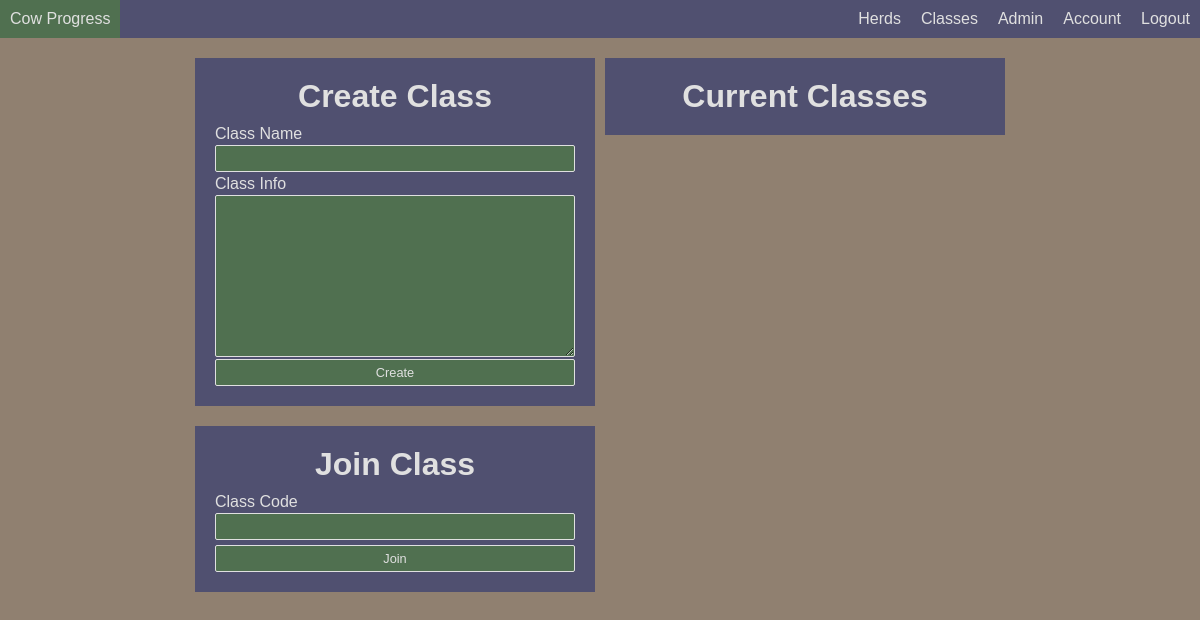
Before: /classes (signed in) with the older database file.
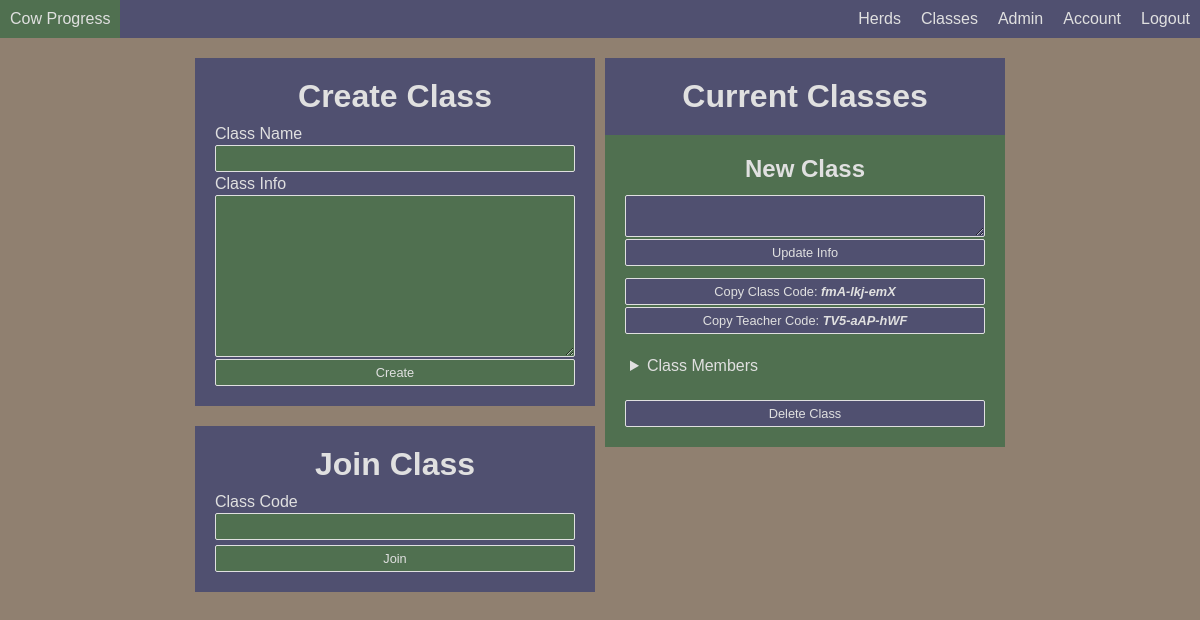
After: the same page with the newer database file.
### base/models.py (models this page shows, shortened)
class Enrollment(models.Model):
    __str__ = lambda self: self.user.username + " in " + self.connectedclass.name
    user = models.ForeignKey(
        to=User, on_delete=models.CASCADE, related_name="_enrollmentuser"
    )
    connectedclass = models.ForeignKey(
        to=Class, on_delete=models.CASCADE, related_name="_enrollmentclass"
    )
    teacher = models.BooleanField(default=False)

class Class(models.Model):
    __str__ = lambda self: self.name
    name = models.CharField(max_length=255)  # Holds the name of the class
    info = models.TextField(
        blank=True, null=True, max_length=1024
    )  # Holds the class info
    classcode = models.CharField(
        unique=True, max_length=255
    )  # Holds the student enrollment code
    teacherclasscode = models.CharField(
        unique=True, max_length=255
    )  # Holds the teacher enrollment code
    owner = models.ForeignKey(
        to=User, on_delete=models.CASCADE, related_name="classowner"
    )
    herd = models.OneToOneField(
        to=Herd, on_delete=models.CASCADE, related_name="classherd"
    )
    class Meta:
        verbose_name_plural = "Classes"

### base/views.py (the view, shortened to what this page needs)
# urls.py: path("classes", views.classes, name="classes"),
@login_required
def classes(request: WSGIRequest):
    view_forms = {
        "joinclass": forms.JoinClass,
        "addclass": forms.AddClass,
        "exitclass": forms.ExitClass,
        "deleteclass": forms.DeleteClass,
        "promoteclass": forms.PromoteClass,
    }
    enrollments = models.Enrollment.objects.filter(user=request.user)
    enrollment_info = {}
    for e in enrollments:
        enrollment_info[e] = [
            x for x in models.Enrollment.objects.filter(connectedclass=e.connectedclass)
        ]
    return render(
        request,
        "base/classes.html",
        view_forms | {"enrollmentinfo": enrollment_info},
    )

### base/templatetags/dic.py (called while the page is built)
@register.filter
def dic(dictionary, key):
    return dictionary.get(key)

### base/templates/base/classes.html (shortened to what this page needs)
{% extends "../extends.html" %}
{% load dic %}
{% load static %}
{% block links %}
    <link rel="stylesheet" href="{% static 'css/classes.css' %}">
{% endblock links %}
{% block body %}
    <div class="grid">
        <div class="forms">
            <form method="POST">
                <h1>Create Class</h1>
                {% for field in addclass %}
                    {{ field.label }}
                    {{ field }}
                {% endfor %}
                <button type="submit">Create</button>
            </form>
            <form method="POST">
                <h1>Join Class</h1>
                {% for field in joinclass %}
                    {{ field.label }}
                    {{ field }}
                {% endfor %}
                <button type="submit">Join</button>
            </form>
        </div>
        <div class="enrollments">
            <h1>Current Classes</h1>
            {% for enrollment in enrollmentinfo %}
                <div class="enrollment">
                    <h2>{{ enrollment.connectedclass.name }}</h2>
                    <div class="classinfo">
                        {% if enrollment.teacher %}
                            <textarea id="classinfo">{{enrollment.connectedclass.info}}</textarea>
                            <button onclick="changeinfo(event, '{{ enrollment.connectedclass.id }}')">Update Info</button>
                        {% else %}
                            <textarea readonly>{{enrollment.connectedclass.info}}</textarea>
                        {% endif %}
                    </div>
                    {% if enrollment.teacher %}
                        <button onclick="Copy('{{ enrollment.connectedclass.classcode }}')">
                            Copy Class Code: <span class="pow">{{ enrollment.connectedclass.classcode }}</span>
                        </button>
                        <button onclick="Copy('{{ enrollment.connectedclass.teacherclasscode }}')">
                            Copy Teacher Code: <span class="pow">{{ enrollment.connectedclass.teacherclasscode }}</span>
                        </button>
                    {% endif %}
                    <br>
                    <details>
                        <summary>
                            Class Members
                        </summary>
                </details>
                <br>
                {% if enrollment.connectedclass.owner == request.user %}
                    <form method="POST">
                        <button onclick="return confirm(`Are you sure you want to delete {{ enrollment.connectedclass.name }}? \nThis action cannot be undone.`)"
                                type="submit">
                            Delete Class
                        </button>
                    </form>
                {% endif %}
            </div>
        {% endfor %}
    </div>
</div>
{% endblock body %}

Changed rows visible on the page:
added Enrollment: connectedclass.name "New Class", connectedclass.classcode "fmA-lkj-emX", connectedclass.teacherclasscode "TV5-aAP-hWF"
